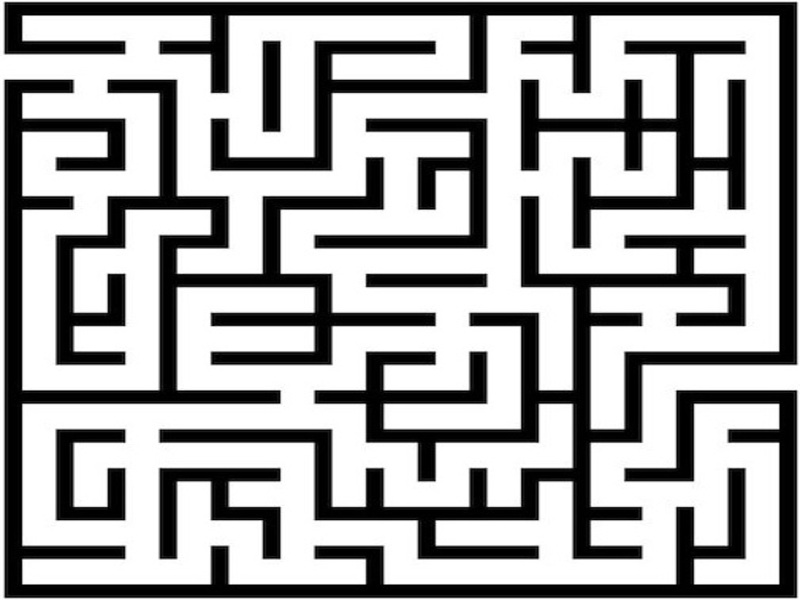
#> input picture data/mazejogo.png, 800 x 600 px
$ python binary_image.py
#> lines starting #> are read from the running program, lines starting #| are printed output that depends on the picture; after the words box and inside, x2 and y2 are one past the last pixel; in counts of white or black regions, pixels touching at a corner belong together
import cv2

# Carregar a imagem
imagem = cv2.imread('mazejogo.png')
#> imagem is the input picture: shape (600, 800, 3); min 0, max 255, mean 164.9

# Converter para escala de cinza
imagem_cinza = cv2.cvtColor(imagem, cv2.COLOR_BGR2GRAY)

# Binarizar a imagem (ajuste o valor do limiar conforme necessário)
_,imagem_preto_branco = cv2.threshold(imagem_cinza, 128, 255, cv2.THRESH_BINARY)
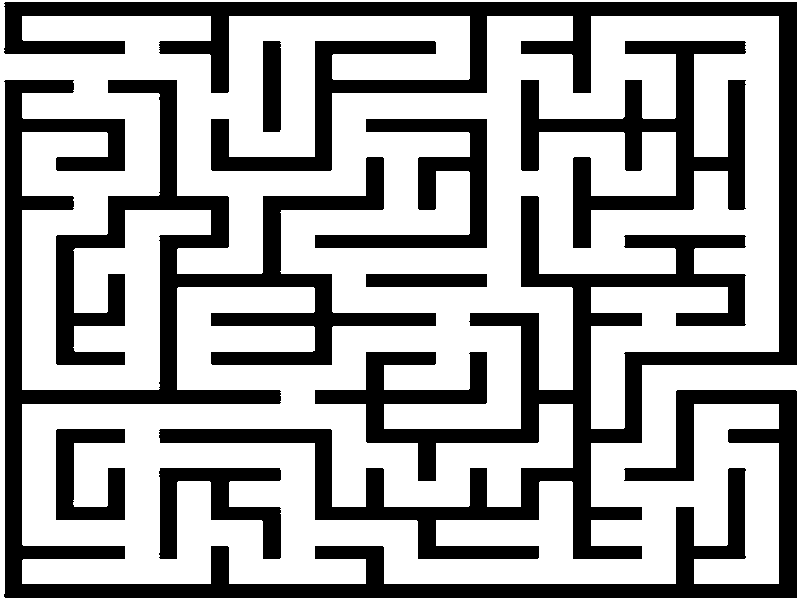
#> imagem_preto_branco: shape (600, 800); 64% white; 8 black regions, largest, box (x1, y1, x2, y2) and area: (4, 2, 797, 559) 72828, (4, 80, 797, 598) 66329, (521, 41, 746, 248) 14632

# Salvar ou exibir a imagem binarizada
cv2.imwrite('labirinto.jpg', imagem_preto_branco)
cv2.imshow('Preto e Branco', imagem_preto_branco)
cv2.waitKey(0)
cv2.destroyAllWindows()

$ run again, with data/novolabirinto.png copied over data/mazejogo.png
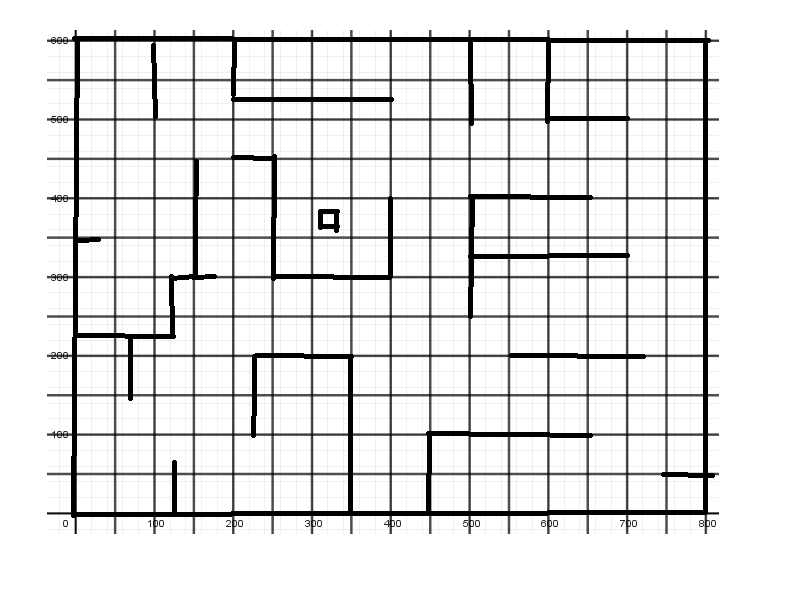
#> input picture data/novolabirinto.png, 800 x 600 px
#> imagem is the input picture: shape (600, 800, 3); min 0, max 255, mean 229.1
#> `_,imagem_preto_branco = cv2.threshold(imagem_cinza, 128, 255, cv2.THRE..`:
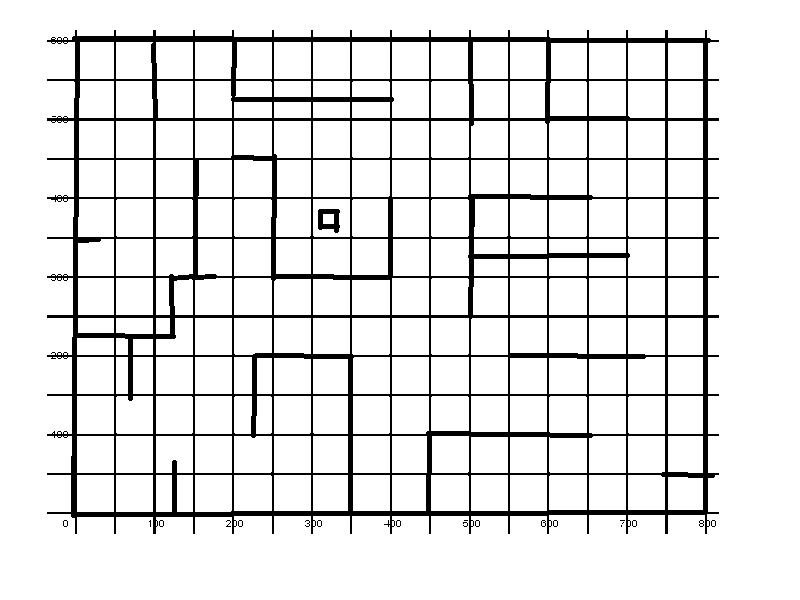
#> imagem_preto_branco: shape (600, 800); 89.2% white; 22 black regions (20 under 20 px), largest, box (x1, y1, x2, y2) and area: (47, 30, 719, 534) 51095, (318, 209, 340, 233) 336
